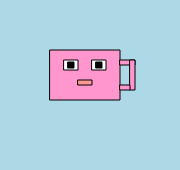
Frame 1 (no input)
Frame 60 (no input): identical to frame 1, image omitted
Frame 120 (the mouse pressed at the canvas centre since frame 60): identical to frame 1, image omitted

The p5.js sketch that drew this single still picture (run headless with seeded random() and noise() and a simulated clock; from frame 60 on, the mouse is pressed at the canvas centre):

// p5.js sketch
// ── sketch.js
function setup() {
  createCanvas(180, 170)
}

function draw() {
  background('lightblue')
  
  let bodyColor = "#FF97CE"
  let eyeColor = "#ffff"
  let pupilColor = "#000"
  let mouthColor = "#ff9797"

  let x = 50
  let y = 50
  let bodyWidth = 70
  let bodyHeight = 50

  // Eye dimensions
  let eyeWidth = 14
  let eyeHeight = 10
  
  // Pupil dimensions
  let pupilWidth = 6
  let pupilHeight = 6

  // Mouth dimensions
  let mouthWidth = 14
  let mouthHeight = 5

  // Handles dimensions
  let handleWidth = 15
  let handleHeight = 5

  // Main rectangle (body)
  fill(bodyColor);
  rect(x, y, bodyWidth, bodyHeight)

  // Top handle
  rect(x + bodyWidth, y + 10, handleWidth, handleHeight)

  // Side handle
  rect(x + bodyWidth + handleWidth - 5, y + 10, 5, 30)

  // Bottom handle
  rect(x + bodyWidth, y + bodyHeight - 15, handleWidth - 5, handleHeight)

  // Left eye
  fill(eyeColor);
  rect(x + 14, y + 10, eyeWidth, eyeHeight)

  // Right eye
  rect(x + 42, y + 10, eyeWidth, eyeHeight)

  // Mouth
  fill(mouthColor)
  rect(x + 28, y + 30, mouthWidth, mouthHeight)

  // Left pupil
  fill(pupilColor)
  rect(x + 18, y + 12, pupilWidth, pupilHeight)

  // Right pupil
  rect(x + 46, y + 12, pupilWidth, pupilHeight)
}
